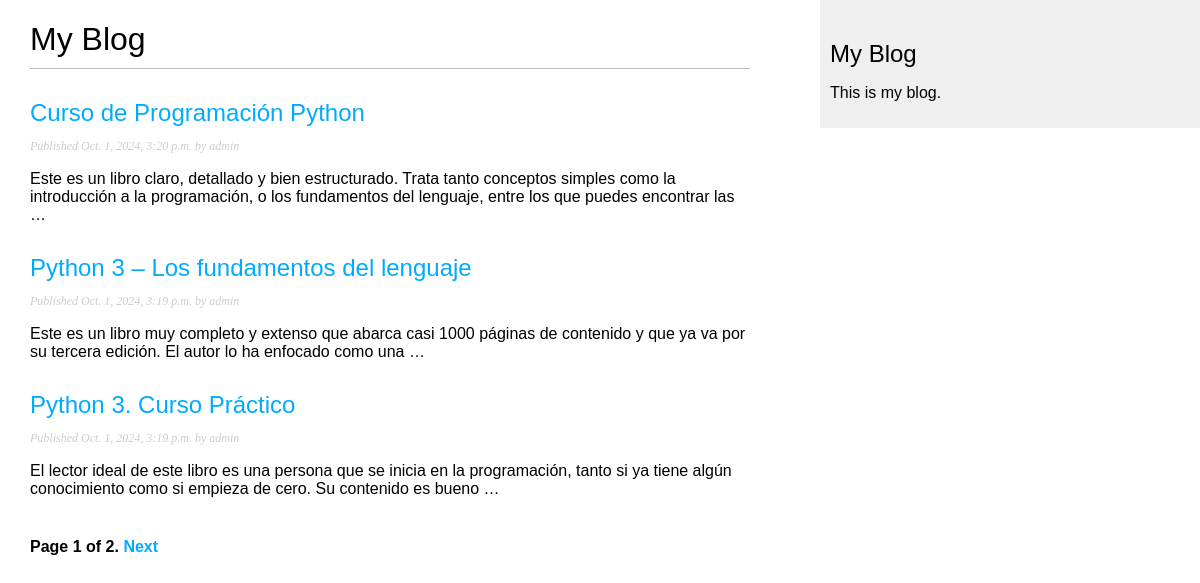
Screenshot of /blog/ with the database file from the repository.
### blog/models.py (models this page shows, shortened)
class Post(models.Model):
    class Status(models.TextChoices):
        DRAFT = 'DF', 'Draft'
        PUBLISHED = 'PB', 'Published'
    title = models.CharField(max_length=250)
    slug = models.SlugField(max_length=250,
                            unique_for_date='publish')
    author = models.ForeignKey(
        settings.AUTH_USER_MODEL,
        on_delete=models.CASCADE,
        related_name='blog_posts'
    )
    body = models.TextField()
    publish = models.DateTimeField(default=timezone.now)
    created = models.DateTimeField(auto_now_add=True)
    updated = models.DateTimeField(auto_now=True)
    status = models.CharField(
        max_length=2,
        choices=Status,
        default=Status.DRAFT
    )
    objects = models.Manager()
    published = PublishedManager()
    class Meta:
        ordering = ['-publish']
        indexes = [
            models.Index(fields=['-publish']),
        ]
    def get_absolute_url(self):
        return reverse(
            'blog:post_detail',
            args=[
                self.publish.year,
                self.publish.month,
                self.publish.day,
                self.slug
            ]
        )

### blog/views.py (the view)
# urls.py: path('', views.PostListView.as_view(), name='post_list'),
class PostListView(ListView):
    queryset = Post.published.all()
    context_object_name = 'posts'
    paginate_by = 3
    template_name = 'blog/post/list.html'

### blog/templates/blog/post/list.html (shortened to what this page needs)
{% extends 'blog/base.html' %}
{% block content %}
<h1>My Blog</h1>
{% for post in posts %}
<h2>
    <a href="{{ post.get_absolute_url }}">
    {{ post.title }}</a>
</h2>
<p class="date">
    Published {{ post.publish }} by {{ post.author }}
</p>
{{ post.body|truncatewords:30|linebreaks }}
{% endfor %}
{% include "pagination.html" with page=page_obj %}
{% endblock %}

### blog/static/css/blog.css (style rules this page uses)
body { margin:0; padding:0; font-family:helvetica, sans-serif; }
a { color:#00abff; text-decoration:none; }
h1 { font-weight:normal; border-bottom:1px solid #bbb; padding:0 0 10px 0; }
h2 { font-weight:normal; margin:30px 0 0; }
p.date { color:#ccc; font-family: georgia, serif; font-size: 12px; font-style: italic; }

### rows the page displays
Post: title "Curso de Programación Python", publish "Oct. 1, 2024, 3:20 p.m.", author "admin", body "Este es un libro claro, detallado y bien estructurado. Trata tanto conceptos simples como la introducción a la programación, o los fundamentos del lenguaje, entre los que puedes encontrar las …"
Post: title "Python 3 – Los fundamentos del lenguaje", publish "Oct. 1, 2024, 3:19 p.m.", author "admin", body "Este es un libro muy completo y extenso que abarca casi 1000 páginas de contenido y que ya va por su tercera edición. El autor lo ha enfocado como una …"
Post: title "Python 3. Curso Práctico", publish "Oct. 1, 2024, 3:19 p.m.", author "admin", body "El lector ideal de este libro es una persona que se inicia en la programación, tanto si ya tiene algún conocimiento como si empieza de cero. Su contenido es bueno …"

### other values shown
{{ page.number }} "1"
{{ page.paginator.num_pages }} "2"
